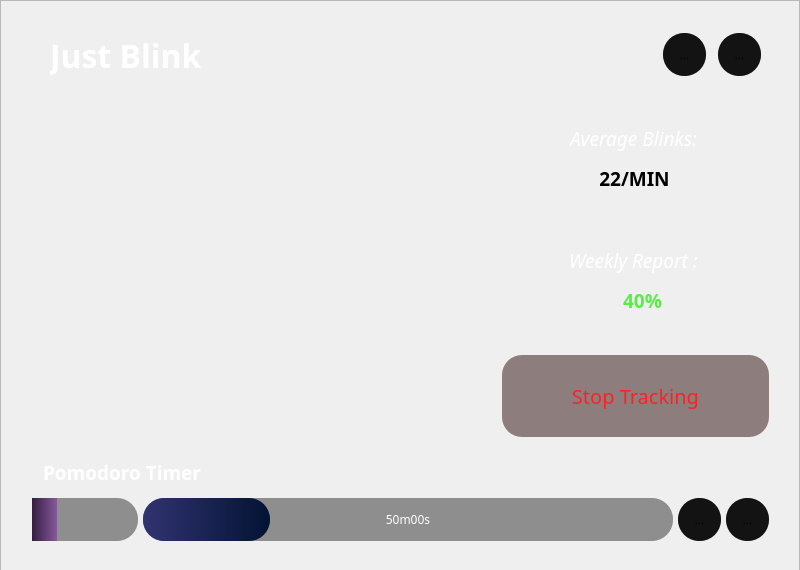
<?xml version="1.0" encoding="UTF-8"?>
<ui version="4.0">
 <class>Home</class>
 <widget class="QMainWindow" name="Home">
  <property name="geometry">
   <rect>
    <x>0</x>
    <y>0</y>
    <width>800</width>
    <height>570</height>
   </rect>
  </property>
  <property name="windowTitle">
   <string>MainWindow</string>
  </property>
  <property name="autoFillBackground">
   <bool>false</bool>
  </property>
  <property name="styleSheet">
   <string notr="true"/>
  </property>
  <widget class="QWidget" name="Central">
   <property name="styleSheet">
    <string notr="true"/>
   </property>
   <widget class="QPushButton" name="StartStop">
    <property name="enabled">
     <bool>true</bool>
    </property>
    <property name="geometry">
     <rect>
      <x>502</x>
      <y>355</y>
      <width>267</width>
      <height>82</height>
     </rect>
    </property>
    <property name="font">
     <font>
      <family>Poppins SemiBold</family>
      <pointsize>15</pointsize>
      <italic>false</italic>
      <fontweight></fontweight>
     </font>
    </property>
    <property name="contextMenuPolicy">
     <enum>Qt::DefaultContextMenu</enum>
    </property>
    <property name="styleSheet">
     <string notr="true">background-color: rgba(43, 11, 11,0.5);
border-radius:20;
color: rgb(249,35,35);
font: 63 14.5pt &quot;Poppins SemiBold&quot;;

</string>
    </property>
    <property name="text">
     <string>Stop Tracking</string>
    </property>
    <property name="checkable">
     <bool>true</bool>
    </property>
    <property name="checked">
     <bool>false</bool>
    </property>
   </widget>
   <widget class="QLabel" name="Logo">
    <property name="geometry">
     <rect>
      <x>50</x>
      <y>28</y>
      <width>207</width>
      <height>55</height>
     </rect>
    </property>
    <property name="font">
     <font>
      <family>Poppins</family>
      <pointsize>24</pointsize>
      <italic>false</italic>
      <bold>true</bold>
     </font>
    </property>
    <property name="styleSheet">
     <string notr="true">color:white;
background-color: rgba(255, 255, 255, 0);
</string>
    </property>
    <property name="text">
     <string>Just Blink</string>
    </property>
   </widget>
   <widget class="QToolButton" name="Profile">
    <property name="geometry">
     <rect>
      <x>663</x>
      <y>33</y>
      <width>43</width>
      <height>43</height>
     </rect>
    </property>
    <property name="styleSheet">
     <string notr="true">background-color: rgb(19, 19, 19);
border-radius:21px;
icon-size:25px;</string>
    </property>
    <property name="text">
     <string>...</string>
    </property>
    <property name="icon">
     <iconset resource="rc.qrc">
      <normaloff>:/newPrefix/assets/user.png</normaloff>:/newPrefix/assets/user.png</iconset>
    </property>
   </widget>
   <widget class="QToolButton" name="Setting">
    <property name="geometry">
     <rect>
      <x>718</x>
      <y>33</y>
      <width>43</width>
      <height>43</height>
     </rect>
    </property>
    <property name="styleSheet">
     <string notr="true">background-color: rgb(19, 19, 19);
border-radius:21px;
icon-size:25px;</string>
    </property>
    <property name="text">
     <string>...</string>
    </property>
    <property name="icon">
     <iconset resource="rc.qrc">
      <normaloff>:/newPrefix/assets/setting.png</normaloff>:/newPrefix/assets/setting.png</iconset>
    </property>
   </widget>
   <widget class="QFrame" name="Avg">
    <property name="geometry">
     <rect>
      <x>502</x>
      <y>108</y>
      <width>267</width>
      <height>111</height>
     </rect>
    </property>
    <property name="styleSheet">
     <string notr="true">background-color: rgba(19, 19, 19,	0.7);
border-radius:20px;</string>
    </property>
    <property name="frameShape">
     <enum>QFrame::StyledPanel</enum>
    </property>
    <property name="frameShadow">
     <enum>QFrame::Raised</enum>
    </property>
    <widget class="QLabel" name="AverageLabel">
     <property name="geometry">
      <rect>
       <x>0</x>
       <y>0</y>
       <width>263</width>
       <height>61</height>
      </rect>
     </property>
     <property name="font">
      <font>
       <family>Poppins</family>
       <pointsize>14</pointsize>
       <italic>true</italic>
      </font>
     </property>
     <property name="autoFillBackground">
      <bool>false</bool>
     </property>
     <property name="styleSheet">
      <string notr="true">background-color: rgba(255, 255, 255, 0);
color:white;
</string>
     </property>
     <property name="text">
      <string>Average Blinks:</string>
     </property>
     <property name="alignment">
      <set>Qt::AlignCenter</set>
     </property>
    </widget>
    <widget class="QLabel" name="label">
     <property name="geometry">
      <rect>
       <x>72</x>
       <y>50</y>
       <width>121</width>
       <height>41</height>
      </rect>
     </property>
     <property name="font">
      <font>
       <family>Poppins</family>
       <pointsize>14</pointsize>
       <bold>true</bold>
      </font>
     </property>
     <property name="text">
      <string>22/MIN</string>
     </property>
     <property name="alignment">
      <set>Qt::AlignCenter</set>
     </property>
    </widget>
   </widget>
   <widget class="QFrame" name="Week">
    <property name="geometry">
     <rect>
      <x>502</x>
      <y>230</y>
      <width>267</width>
      <height>111</height>
     </rect>
    </property>
    <property name="styleSheet">
     <string notr="true">background-color: rgba(19, 19, 19,	0.7);
border-radius:20px;</string>
    </property>
    <property name="frameShape">
     <enum>QFrame::StyledPanel</enum>
    </property>
    <property name="frameShadow">
     <enum>QFrame::Raised</enum>
    </property>
    <widget class="QLabel" name="ReportLabel">
     <property name="geometry">
      <rect>
       <x>0</x>
       <y>0</y>
       <width>263</width>
       <height>61</height>
      </rect>
     </property>
     <property name="font">
      <font>
       <family>Poppins</family>
       <pointsize>14</pointsize>
       <italic>true</italic>
      </font>
     </property>
     <property name="styleSheet">
      <string notr="true">background-color: rgb(0,0,0,0);
color:white;</string>
     </property>
     <property name="text">
      <string>Weekly Report :</string>
     </property>
     <property name="alignment">
      <set>Qt::AlignCenter</set>
     </property>
    </widget>
    <widget class="QLabel" name="label_2">
     <property name="geometry">
      <rect>
       <x>80</x>
       <y>50</y>
       <width>121</width>
       <height>41</height>
      </rect>
     </property>
     <property name="font">
      <font>
       <family>Poppins</family>
       <pointsize>14</pointsize>
       <bold>true</bold>
      </font>
     </property>
     <property name="styleSheet">
      <string notr="true">color:#55EF44</string>
     </property>
     <property name="text">
      <string>40%</string>
     </property>
     <property name="alignment">
      <set>Qt::AlignCenter</set>
     </property>
    </widget>
   </widget>
   <widget class="QFrame" name="Graph">
    <property name="geometry">
     <rect>
      <x>31</x>
      <y>108</y>
      <width>458</width>
      <height>329</height>
     </rect>
    </property>
    <property name="styleSheet">
     <string notr="true">background-color: rgba(19, 19, 19,	0.7);
border-radius:20px;</string>
    </property>
    <property name="frameShape">
     <enum>QFrame::StyledPanel</enum>
    </property>
    <property name="frameShadow">
     <enum>QFrame::Raised</enum>
    </property>
   </widget>
   <widget class="QLabel" name="TimerLabel">
    <property name="geometry">
     <rect>
      <x>43</x>
      <y>450</y>
      <width>210</width>
      <height>44</height>
     </rect>
    </property>
    <property name="font">
     <font>
      <family>Poppins</family>
      <pointsize>15</pointsize>
      <italic>false</italic>
      <bold>true</bold>
     </font>
    </property>
    <property name="styleSheet">
     <string notr="true">color:white;
font-size: 14.5pt;
background-color: rgba(0, 0, 0, 0);</string>
    </property>
    <property name="frameShape">
     <enum>QFrame::NoFrame</enum>
    </property>
    <property name="frameShadow">
     <enum>QFrame::Plain</enum>
    </property>
    <property name="text">
     <string>Pomodoro Timer</string>
    </property>
    <property name="wordWrap">
     <bool>false</bool>
    </property>
   </widget>
   <widget class="QToolButton" name="Pause">
    <property name="geometry">
     <rect>
      <x>678</x>
      <y>498</y>
      <width>43</width>
      <height>43</height>
     </rect>
    </property>
    <property name="styleSheet">
     <string notr="true">background-color: rgb(19, 19, 19);
border-radius:21px;
icon-size:20px;</string>
    </property>
    <property name="text">
     <string>...</string>
    </property>
    <property name="icon">
     <iconset resource="rc.qrc">
      <normaloff>:/newPrefix/assets/play.png</normaloff>:/newPrefix/assets/play.png</iconset>
    </property>
    <property name="checkable">
     <bool>true</bool>
    </property>
    <property name="checked">
     <bool>false</bool>
    </property>
   </widget>
   <widget class="QToolButton" name="Reset">
    <property name="geometry">
     <rect>
      <x>726</x>
      <y>498</y>
      <width>43</width>
      <height>43</height>
     </rect>
    </property>
    <property name="styleSheet">
     <string notr="true">background-color: rgb(19, 19, 19);
border-radius:21px;
icon-size:20px;</string>
    </property>
    <property name="text">
     <string>...</string>
    </property>
    <property name="icon">
     <iconset resource="rc.qrc">
      <normaloff>:/newPrefix/assets/reset.png</normaloff>:/newPrefix/assets/reset.png</iconset>
    </property>
   </widget>
   <widget class="QFrame" name="Name">
    <property name="geometry">
     <rect>
      <x>586</x>
      <y>38</y>
      <width>119</width>
      <height>32</height>
     </rect>
    </property>
    <property name="styleSheet">
     <string notr="true">background-color: rgba(19, 19, 19,	0.7);
border-radius:15px
;</string>
    </property>
    <property name="frameShape">
     <enum>QFrame::StyledPanel</enum>
    </property>
    <property name="frameShadow">
     <enum>QFrame::Raised</enum>
    </property>
   </widget>
   <widget class="QFrame" name="Background">
    <property name="geometry">
     <rect>
      <x>0</x>
      <y>0</y>
      <width>800</width>
      <height>600</height>
     </rect>
    </property>
    <property name="styleSheet">
     <string notr="true">border-image: url(:/newPrefix/b2.png) 0 0 0 0 stretch stretch;
border-width: 0px;
</string>
    </property>
    <property name="frameShape">
     <enum>QFrame::StyledPanel</enum>
    </property>
    <property name="frameShadow">
     <enum>QFrame::Raised</enum>
    </property>
   </widget>
   <widget class="QProgressBar" name="min10">
    <property name="geometry">
     <rect>
      <x>32</x>
      <y>498</y>
      <width>106</width>
      <height>43</height>
     </rect>
    </property>
    <property name="styleSheet">
     <string notr="true">QProgressBar{
background-color:rgba(45,45,45,0.5);
border-radius:21px;
text-align:center;
color:transparent;
}
QProgressBar::chunk{
background:qLineargradient(spread:pad, x1:0, y1:0, x2:1, x2:1, stop:0 rgba(52,30,63,255),stop:1 rgba(134,89,157,255));
border-radius:21px;
overflow:hidden;
}</string>
    </property>
    <property name="value">
     <number>24</number>
    </property>
   </widget>
   <widget class="QProgressBar" name="min50">
    <property name="geometry">
     <rect>
      <x>143</x>
      <y>498</y>
      <width>530</width>
      <height>43</height>
     </rect>
    </property>
    <property name="styleSheet">
     <string notr="true">QProgressBar{
background-color:rgba(45,45,45,0.5);
border-radius:21px;
text-align:center;
color:transparent;
}
QProgressBar::chunk{
background:qLineargradient(spread:pad, x1:0, y1:0, x2:1, x2:1, stop:0 rgba(50,51,113,255),stop:1 rgba(2,19,51,255));
border-radius:21px;
}</string>
    </property>
    <property name="value">
     <number>24</number>
    </property>
   </widget>
   <widget class="QLabel" name="min50label">
    <property name="geometry">
     <rect>
      <x>143</x>
      <y>498</y>
      <width>530</width>
      <height>43</height>
     </rect>
    </property>
    <property name="font">
     <font>
      <family>Poppins</family>
     </font>
    </property>
    <property name="styleSheet">
     <string notr="true">color:white;</string>
    </property>
    <property name="text">
     <string>50m00s</string>
    </property>
    <property name="alignment">
     <set>Qt::AlignCenter</set>
    </property>
   </widget>
   <zorder>Background</zorder>
   <zorder>Name</zorder>
   <zorder>StartStop</zorder>
   <zorder>Logo</zorder>
   <zorder>Setting</zorder>
   <zorder>Avg</zorder>
   <zorder>Week</zorder>
   <zorder>Graph</zorder>
   <zorder>TimerLabel</zorder>
   <zorder>Pause</zorder>
   <zorder>Reset</zorder>
   <zorder>Profile</zorder>
   <zorder>min10</zorder>
   <zorder>min50</zorder>
   <zorder>min50label</zorder>
  </widget>
 </widget>
 <resources>
  <include location="rc.qrc"/>
 </resources>
 <connections/>
</ui>
